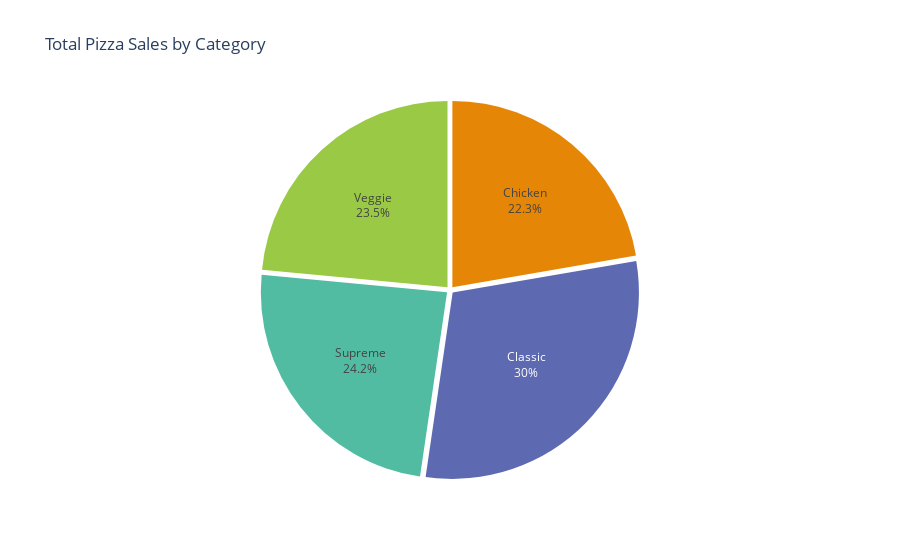

Notebook cell for this chart:
### Markdown cell above
The purpose of code cell above is to count total pizza sold by category.

### Code cell
# Make a pie chart based total pizza sold by category.
fig = px.pie(
    CategorySalesperYear,
    names='pizza_category', 
    values='quantity',     
    title='Total Pizza Sales by Category',
    color_discrete_sequence=px.colors.qualitative.Vivid,  
)


fig.update_traces(
    sort=False, 
    direction='clockwise', 
    textinfo='percent+label', 
    pull=[0.02] * len(CategorySalesperYear))  

fig.update_layout(
    uniformtext_minsize=12, 
    uniformtext_mode='hide', 
    showlegend=False,         
)

fig.show()

### Figure 1 — Plotly figure (JSON) as saved in the notebook; plotly's stock layout.template omitted (floating-point values rounded to 4 significant figures)
{"data": [{"direction": "clockwise", "domain": {"x": [0, 1], "y": [0, 1]}, "hovertemplate": "pizza_category=%{label}<br>quantity=%{value}<extra></extra>", "labels": ["Chicken", "Classic", "Supreme", "Veggie"], "legendgroup": "", "name": "", "pull": [0.02, 0.02, 0.02, 0.02], "showlegend": true, "sort": false, "textinfo": "percent+label", "type": "pie", "values": [11050, 14888, 11987, 11649]}], "layout": {"legend": {"tracegroupgap": 0}, "piecolorway": ["rgb(229, 134, 6)", "rgb(93, 105, 177)", "rgb(82, 188, 163)", "rgb(153, 201, 69)", "rgb(204, 97, 176)", "rgb(36, 121, 108)", "rgb(218, 165, 27)", "rgb(47, 138, 196)", "rgb(118, 78, 159)", "rgb(237, 100, 90)", "rgb(165, 170, 153)"], "showlegend": false, "title": {"text": "Total Pizza Sales by Category"}, "uniformtext": {"minsize": 12, "mode": "hide"}}}
